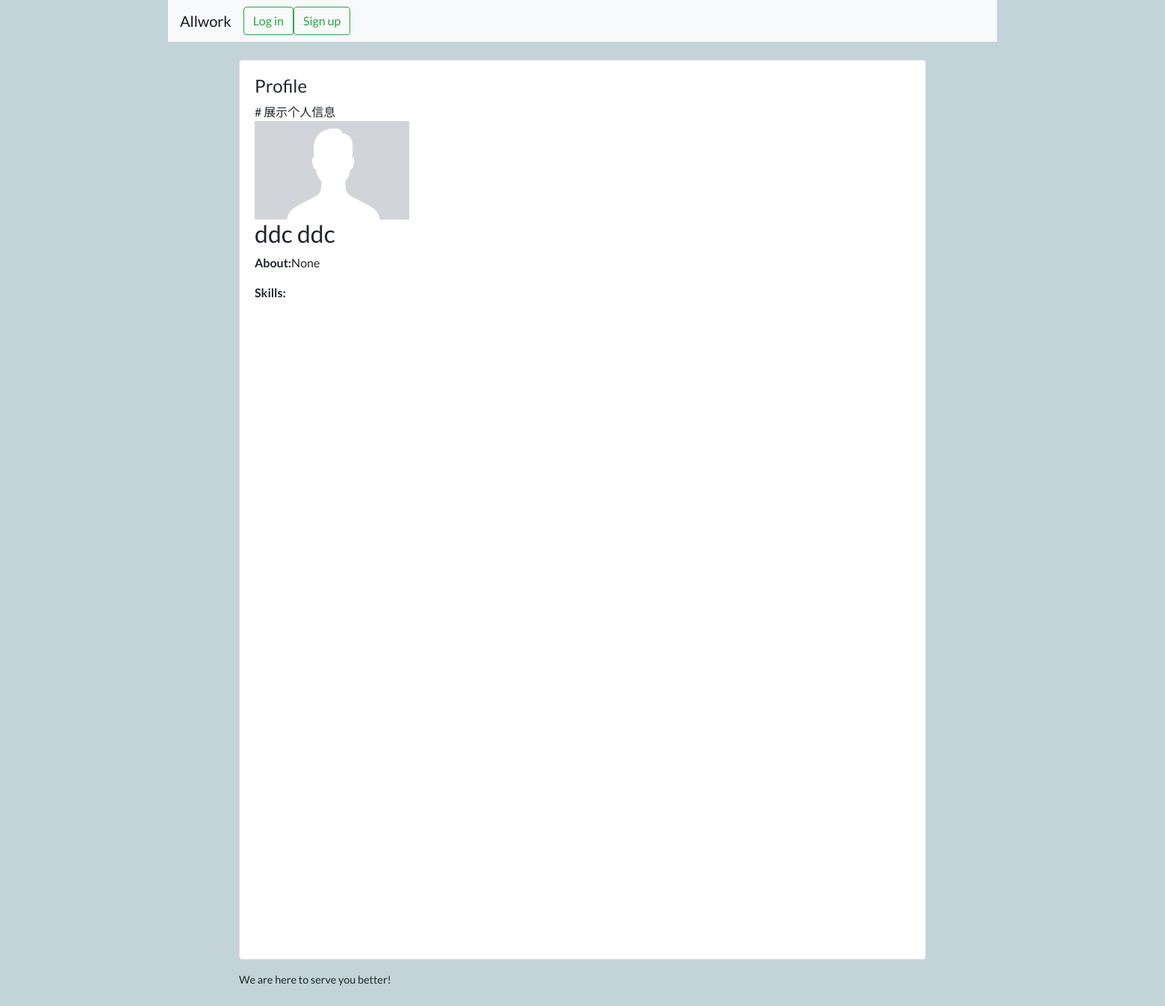
Screenshot of /user/ddc/ with the database file from the repository.
### user/models.py (models this page shows, shortened)
class User(AbstractBaseUser,PermissionsMixin):
    email=models.EmailField(unique=True)#邮箱，唯一属性
    username=models.CharField(max_length=100,unique=True)
    first_name=models.CharField(max_length=100,blank=True,null=True)
    last_name=models.CharField(max_length=100,blank=True,null=True)
    profile_photo = models.ImageField(upload_to='pic_folder',default='pic_folder/default.jpg')
    profile=models.TextField(null=True,blank=True)
    skills=TaggableManager(blank=True)
    is_owner= models.BooleanField('project_owner status',default=False)
    is_freelancer=models.BooleanField('freelancer status',default=False)
    date_created=models.DateTimeField(auto_now_add=True)
    date_modified=models.DateTimeField(auto_now=True)
    is_admin=models.BooleanField(default=False)
    is_superuser = models.BooleanField(default=False)
    is_staff=models.BooleanField(default=False)
    is_active = models.BooleanField(default=True)
    objects=UserManager()
    USERNAME_FIELD = 'username'  # 描述用户模型上用作唯一标识符的字段名称的字符串。
    REQUIRED_FIELDS = ['email', 'first_name', 'last_name']  # 通过createsuperuser管理命令创建用户时将提示的字段名称列表。
    class Meta:
        verbose_name="user"
        verbose_name_plural="users"

### user/views.py (the view)
# urls.py: path('<str:username>/',UserDetailView.as_view(),name='user_profile'),
class UserDetailView(TemplateView):
    model=User
    template_name = 'users/user_profile.html'
    def get_context_data(self,**kwargs):
        context=super(UserDetailView,self).get_context_data(**kwargs)
        username=self.kwargs.get('username')
        context['profile']=User.objects.get(username=username)
        return context

### user/templates/users/user_profile.html (shortened to what this page needs)
{% extends 'base.html' %}
{% load static %}
{% block styles %}
    <link rel="stylesheet" href="{% static 'css/profile.css' %}" />
{% endblock %}
{% block content %}
    <div class="">
        <div class="row">
            <div class="col-xs-6 col-sm-6">
                <h4>Profile</h4>
            </div>
        </div>
         # 展示个人信息
        <div class="well profile">
            <div class="row">
                <div class="col-xs-12 col-sm-12">
                    <img style="height:12%" src="{{ MEDIA_URL }}{{ profile.profile_photo }}" alt="" class="img-circle img-responsive" />
                    <h2>{{ profile.first_name }} {{ profile.last_name }}</h2>
                    <p><strong>About:</strong>{{ profile.profile }}</p>
                    <p><strong>Skills:</strong>
                    </p>
                </div>
            </div>
        </div>
    </div>
{% endblock %}

### user/static/css/freelancers.css (style rules this page uses)
body { background-color: #c2d4d8; }

### user/static/css/profile.css (style rules this page uses)
body { font-family: 'Lato', 'sans-serif'; }
.profile { min-height: 355px; display: inline-block; }

### rows the page displays
User: profile_photo (placeholder picture), first_name "ddc", last_name "ddc", profile "None"
